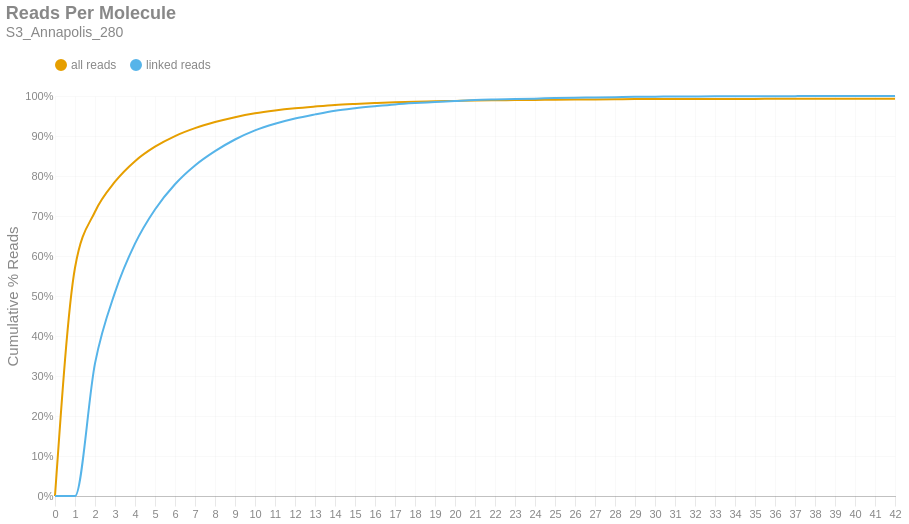

Write notebook code for a chart like this one.
### Markdown cell above
### Reads per Molecule
This chart shows the cumulative distribution of the number of reads per linked molecule. That is, how many alignments are associated with a unique molecule. This excludes the number of reads associated with invalid or absent linked-read barcodes. The `linked` histogram is the percentages recalculated when disregarding singletons.

### Code cell
if SKIPLR:
    print_html(f"Skipped")
else:
    counts = np.bincount(valids['reads'].cast(pl.Int64).to_numpy())
    weighted = counts * np.arange(len(counts))
    all_perc = weighted / n_reads
    linked_perc = weighted / n_linked_reads
    linked_perc[1] = 0
    binned_df = pl.DataFrame({
        'readsper': list(range(len(counts))),
        'all reads (cumsum)': np.cumsum(all_perc).tolist(),
        'linked reads (cumsum)': np.cumsum(linked_perc).tolist(),
    })

    with SafeRender(binned_df):
        (
            density_plot(binned_df, 'Reads Per Molecule', samplename, 'readspmol')
            .encode(
                x=alt.X('readsper:O', title=None).axis(labelAngle=0).scale(padding=0),
                y=alt.Y('value:Q', title='Cumulative % Reads').axis(format='%').stack(False),
                color=alt.Color("key:N").scale(domain=["all reads", "linked reads"]),
                tooltip=[
                    alt.Tooltip("key:N", title="Data Type"),
                    alt.Tooltip("readsper:O", title="Reads Per Molecule"),
                    alt.Tooltip("value:Q", format=".2%", title="% Reads (Cum.)")
                ]            
            )
        ).display()

### Figure 1 — Vega-Lite specification as saved in the notebook (floating-point values rounded to 4 significant figures)
{"width": "container", "height": 400, "config": {"title": {"anchor": "start", "dy": -15, "fontSize": 18, "color": "#888888", "subtitleColor": "#888888", "subtitleFontSize": 14}, "arc": {"fill": "#0072B2"}, "axis": {"domainColor": "#888888", "domainWidth": 0.5, "gridWidth": 0.2, "grid": false, "titleFontWeight": 400, "titleFontSize": 15, "labelFontSize": 11, "labelColor": "#888888", "tickColor": "#888888", "tickWidth": 0.2, "titleColor": "#888888"}, "axisBand": {"grid": false}, "axisX": {"grid": true, "tickSize": 10, "domainCap": "round"}, "axisY": {"domain": false, "grid": true, "tickSize": 0, "domainCap": "round"}, "background": "transparent", "header": {"labelFontSize": 15, "labelColor": "#888888", "titleFontSize": 15, "titleFontWeight": 600, "titleColor": "#888888"}, "legend": {"labelFont": "sans-serif", "labelFontSize": 12, "labelColor": "#888888", "symbolSize": 100, "symbolType": "circle", "titleFontSize": 12, "titlePadding": 10, "titleColor": "#888888", "title": null, "orient": "top"}, "range": {"category": ["#E69F00", "#56B4E9", "#009E73", "#F0E442", "#0072B2", "#D55E00", "#CC79A7", "#000000"], "diverging": ["#cfe8f3", "#a2d4ec", "#73bfe2", "#46abdb", "#1696d2", "#12719e"]}, "area": {"fill": "#0072B2", "fillOpacity": 0.7, "line": true, "strokeOpacity": 0.7}, "line": {"color": "#0072B2", "stroke": "#0072B2", "strokeWidth": 2}, "trail": {"color": "#0072B2", "stroke": "#0072B2", "strokeWidth": 0, "size": 1}, "point": {"filled": true, "fillOpacity": 1.0, "size": 95}, "text": {"color": "#888888", "fontSize": 11, "align": "right", "fontWeight": 400, "size": 11}, "bar": {"fill": "#0072B2", "stroke": null}, "view": {"stroke": null, "continuousWidth": 660, "continuousHeight": 400}}, "data": {"name": "data-bc2c2e6dbcd792d00dccba7847921be7"}, "mark": {"type": "line", "interpolate": "monotone", "point": {"opacity": 0, "size": 275}}, "encoding": {"color": {"field": "key", "scale": {"domain": ["all reads", "linked reads"]}, "type": "nominal"}, "tooltip": [{"field": "key", "title": "Data Type", "type": "nominal"}, {"field": "readsper", "title": "Reads Per Molecule", "type": "ordinal"}, {"field": "value", "format": ".2%", "title": "% Reads (Cum.)", "type": "quantitative"}], "x": {"axis": {"labelAngle": 0}, "field": "readsper", "scale": {"padding": 0}, "title": null, "type": "ordinal"}, "y": {"axis": {"format": "%"}, "field": "value", "stack": false, "title": "Cumulative % Reads", "type": "quantitative"}}, "params": [{"name": "param_c36ac31b6afebe62", "select": {"type": "point", "fields": ["key"]}, "bind": "legend"}], "title": {"text": "Reads Per Molecule", "subtitle": "S3_Annapolis_280"}, "transform": [{"fold": ["all reads (cumsum)", "linked reads (cumsum)"]}, {"calculate": "replace(datum.key, ' (cumsum)', '')", "as": "key"}, {"filter": {"param": "param_c36ac31b6afebe62"}}], "usermeta": {"embedOptions": {"downloadFileName": "S3_Annapolis_280.readspmol"}}, "$schema": "https://vega.github.io/schema/vega-lite/v6.1.0.json", "datasets": {"data-bc2c2e6dbcd792d00dccba7847921be7": [{"readsper": 0, "all reads (cumsum)": 0.0, "linked reads (cumsum)": 0.0}, {"readsper": 1, "all reads (cumsum)": 0.5707, "linked reads (cumsum)": 0.0}, {"readsper": 2, "all reads (cumsum)": 0.7107, "linked reads (cumsum)": 0.3315}, {"readsper": 3, "all reads (cumsum)": 0.7857, "linked reads (cumsum)": 0.509}, {"readsper": 4, "all reads (cumsum)": 0.8371, "linked reads (cumsum)": 0.6308}, {"readsper": 5, "all reads (cumsum)": 0.8732, "linked reads (cumsum)": 0.7163}, {"readsper": 6, "all reads (cumsum)": 0.8999, "linked reads (cumsum)": 0.7794}, {"readsper": 7, "all reads (cumsum)": 0.9197, "linked reads (cumsum)": 0.8263}, {"readsper": 8, "all reads (cumsum)": 0.9348, "linked reads (cumsum)": 0.8621}, {"readsper": 9, "all reads (cumsum)": 0.9471, "linked reads (cumsum)": 0.8912}, {"readsper": 10, "all reads (cumsum)": 0.9568, "linked reads (cumsum)": 0.9141}, {"readsper": 11, "all reads (cumsum)": 0.9638, "linked reads (cumsum)": 0.9307}, {"readsper": 12, "all reads (cumsum)": 0.9693, "linked reads (cumsum)": 0.9437}, {"readsper": 13, "all reads (cumsum)": 0.9736, "linked reads (cumsum)": 0.954}, {"readsper": 14, "all reads (cumsum)": 0.9775, "linked reads (cumsum)": 0.9632}, {"readsper": 15, "all reads (cumsum)": 0.9802, "linked reads (cumsum)": 0.9695}, {"readsper": 16, "all reads (cumsum)": 0.9823, "linked reads (cumsum)": 0.9745}, {"readsper": 17, "all reads (cumsum)": 0.9842, "linked reads (cumsum)": 0.9791}, {"readsper": 18, "all reads (cumsum)": 0.9856, "linked reads (cumsum)": 0.9823}, {"readsper": 19, "all reads (cumsum)": 0.9866, "linked reads (cumsum)": 0.9847}, {"readsper": 20, "all reads (cumsum)": 0.9877, "linked reads (cumsum)": 0.9874}, {"readsper": 21, "all reads (cumsum)": 0.9888, "linked reads (cumsum)": 0.99}, {"readsper": 22, "all reads (cumsum)": 0.9894, "linked reads (cumsum)": 0.9913}, {"readsper": 23, "all reads (cumsum)": 0.9898, "linked reads (cumsum)": 0.9922}, {"readsper": 24, "all reads (cumsum)": 0.9903, "linked reads (cumsum)": 0.9934}, {"readsper": 25, "all reads (cumsum)": 0.9909, "linked reads (cumsum)": 0.9949}, {"readsper": 26, "all reads (cumsum)": 0.9913, "linked reads (cumsum)": 0.9959}, {"readsper": 27, "all reads (cumsum)": 0.9915, "linked reads (cumsum)": 0.9963}, {"readsper": 28, "all reads (cumsum)": 0.9918, "linked reads (cumsum)": 0.9971}, {"readsper": 29, "all reads (cumsum)": 0.9922, "linked reads (cumsum)": 0.998}, {"readsper": 30, "all reads (cumsum)": 0.9923, "linked reads (cumsum)": 0.9983}, {"readsper": 31, "all reads (cumsum)": 0.9926, "linked reads (cumsum)": 0.999}, {"readsper": 32, "all reads (cumsum)": 0.9926, "linked reads (cumsum)": 0.999}, {"readsper": 33, "all reads (cumsum)": 0.9927, "linked reads (cumsum)": 0.9991}, {"readsper": 34, "all reads (cumsum)": 0.9927, "linked reads (cumsum)": 0.9993}, {"readsper": 35, "all reads (cumsum)": 0.9928, "linked reads (cumsum)": 0.9994}, {"readsper": 36, "all reads (cumsum)": 0.9929, "linked reads (cumsum)": 0.9995}, {"readsper": 37, "all reads (cumsum)": 0.9929, "linked reads (cumsum)": 0.9997}, {"readsper": 38, "all reads (cumsum)": 0.993, "linked reads (cumsum)": 0.9998}, {"readsper": 39, "all reads (cumsum)": 0.993, "linked reads (cumsum)": 0.9998}, {"readsper": 40, "all reads (cumsum)": 0.993, "linked reads (cumsum)": 0.9998}, {"readsper": 41, "all reads (cumsum)": 0.993, "linked reads (cumsum)": 0.9998}, {"readsper": 42, "all reads (cumsum)": 0.993, "linked reads (cumsum)": 1.0}]}}
